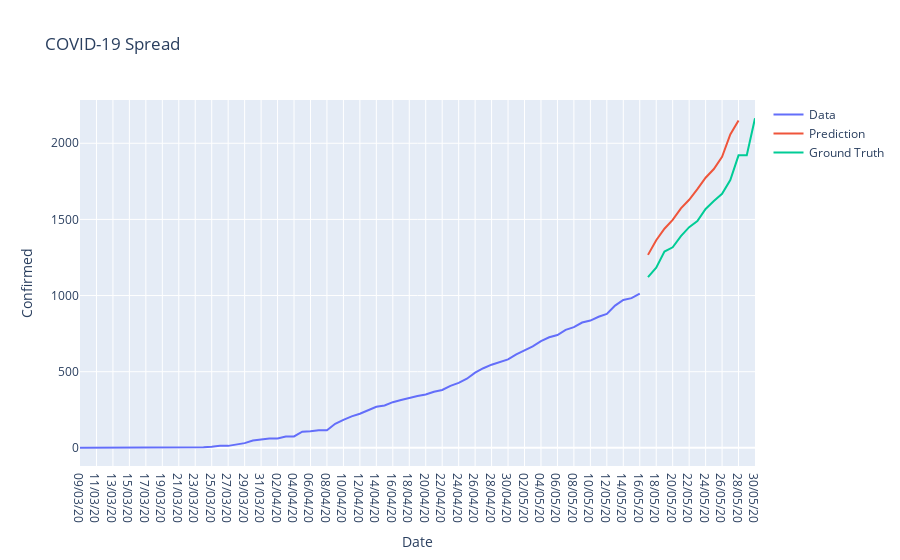

Notebook cell for this chart:
### Code cell
import plotly.graph_objects as go
#prediction = model.predict_generator(test_generator)

close_train = train_data.reshape((-1))
close_test = test_data.reshape((-1))
prediction = prediction.reshape((-1))

trace1 = go.Scatter(
    x =  df_jk['Date'][:-test_data_size],
    y = close_train,
    mode = 'lines',
    name = 'Data'
)
trace2 = go.Scatter(
    x = df_jk['Date'][-test_data_size:],
    y = prediction,
    mode = 'lines',
    name = 'Prediction'
)
trace3 = go.Scatter(
    x = df_jk['Date'][-test_data_size:],
    y = close_test,
    mode='lines',
    name = 'Ground Truth'
)
layout = go.Layout(
    title = "COVID-19 Spread",
    xaxis = {'title' : "Date"},
    yaxis = {'title' : "Confirmed"}
)
fig = go.Figure(data=[trace1, trace2, trace3], layout=layout)
fig.show()

### Figure 1 — Plotly figure (JSON) as saved in the notebook; plotly's stock layout.template omitted (floating-point values rounded to 4 significant figures)
{"data": [{"mode": "lines", "name": "Data", "type": "scatter", "x": ["09/03/20", "10/03/20", "11/03/20", "12/03/20", "13/03/20", "14/03/20", "15/03/20", "16/03/20", "17/03/20", "18/03/20", "19/03/20", "20/03/20", "21/03/20", "22/03/20", "23/03/20", "24/03/20", "25/03/20", "26/03/20", "27/03/20", "28/03/20", "29/03/20", "30/03/20", "31/03/20", "01/04/20", "02/04/20", "03/04/20", "04/04/20", "05/04/20", "06/04/20", "07/04/20", "08/04/20", "09/04/20", "10/04/20", "11/04/20", "12/04/20", "13/04/20", "14/04/20", "15/04/20", "16/04/20", "17/04/20", "18/04/20", "19/04/20", "20/04/20", "21/04/20", "22/04/20", "23/04/20", "24/04/20", "25/04/20", "26/04/20", "27/04/20", "28/04/20", "29/04/20", "30/04/20", "01/05/20", "02/05/20", "03/05/20", "04/05/20", "05/05/20", "06/05/20", "07/05/20", "08/05/20", "09/05/20", "10/05/20", "11/05/20", "12/05/20", "13/05/20", "14/05/20", "15/05/20", "16/05/20"], "y": [1, 1, 1, 1, 1, 2, 2, 3.0, 3.0, 3.0, 4, 4, 4, 4, 4, 4, 7, 13, 13, 20, 31, 48.0, 54, 62, 62, 75, 75, 106, 109, 116, 116, 158, 184, 207, 224, 245.0, 270, 278.0, 300, 314, 328, 341, 350, 368, 380, 407, 427, 454, 494, 523, 546, 565.0, 581, 614, 639, 666, 701, 726, 741, 775, 793, 823, 836, 861, 879, 934, 971.0, 983, 1013]}, {"mode": "lines", "name": "Prediction", "type": "scatter", "x": ["17/05/20", "18/05/20", "19/05/20", "20/05/20", "21/05/20", "22/05/20", "23/05/20", "24/05/20", "25/05/20", "26/05/20", "27/05/20", "28/05/20", "29/05/20", "30/05/20"], "y": [1267.0, 1363.0, 1439.0, 1497.0, 1573.0, 1629.0, 1698.0, 1774.0, 1831.0, 1911.0, 2058.0, 2150.0]}, {"mode": "lines", "name": "Ground Truth", "type": "scatter", "x": ["17/05/20", "18/05/20", "19/05/20", "20/05/20", "21/05/20", "22/05/20", "23/05/20", "24/05/20", "25/05/20", "26/05/20", "27/05/20", "28/05/20", "29/05/20", "30/05/20"], "y": [1121.0, 1183, 1289, 1317, 1390, 1449, 1489, 1569, 1621, 1668, 1759, 1921, 1921, 2164]}], "layout": {"title": {"text": "COVID-19 Spread"}, "xaxis": {"title": {"text": "Date"}}, "yaxis": {"title": {"text": "Confirmed"}}}}
